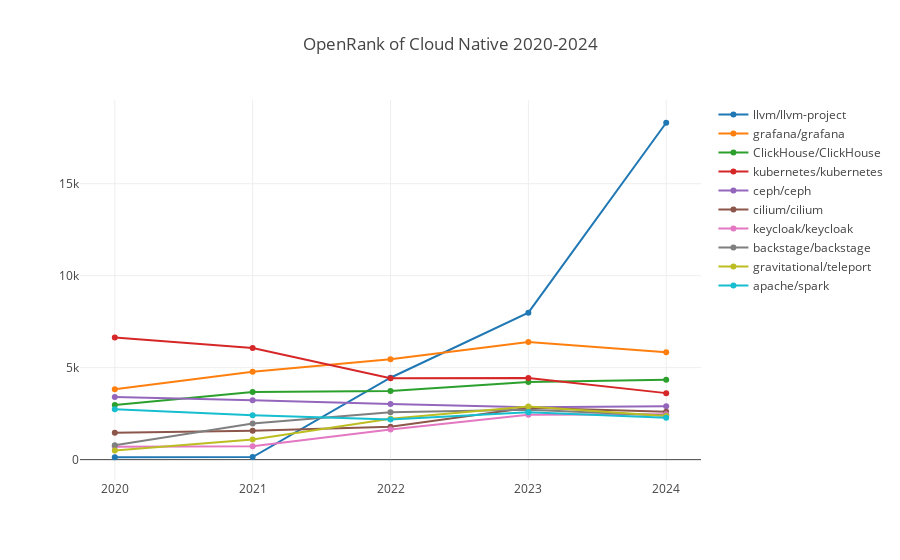

Notebook source saved alongside this figure:
### Markdown cell above
### 云原生

### Code cell
processTechFieldData(':technology/cloud_native', 'Cloud Native');

### Figure 1 — Plotly figure (JSON) as saved in the notebook; plotly's stock layout.template omitted (floating-point values rounded to 4 significant figures)
{"data": [{"name": "llvm/llvm-project", "x": [2020, 2021, 2022, 2023, 2024], "y": [130.3, 142.7, 4453.0, 7991.0, 18310.0]}, {"name": "grafana/grafana", "x": [2020, 2021, 2022, 2023, 2024], "y": [3828.0, 4784.0, 5457.0, 6396.0, 5832.0]}, {"name": "ClickHouse/ClickHouse", "x": [2020, 2021, 2022, 2023, 2024], "y": [2966.0, 3680.0, 3725.0, 4220.0, 4348.0]}, {"name": "kubernetes/kubernetes", "x": [2020, 2021, 2022, 2023, 2024], "y": [6635.0, 6063.0, 4422.0, 4442.0, 3616.0]}, {"name": "ceph/ceph", "x": [2020, 2021, 2022, 2023, 2024], "y": [3399, 3230.0, 3018.0, 2846.0, 2907.0]}, {"name": "cilium/cilium", "x": [2020, 2021, 2022, 2023, 2024], "y": [1455.0, 1576.0, 1789.0, 2825.0, 2610.0]}, {"name": "keycloak/keycloak", "x": [2020, 2021, 2022, 2023, 2024], "y": [697.7, 726.8, 1633.0, 2441.0, 2474.0]}, {"name": "backstage/backstage", "x": [2020, 2021, 2022, 2023, 2024], "y": [787.3, 1961.0, 2571.0, 2706.0, 2394.0]}, {"name": "gravitational/teleport", "x": [2020, 2021, 2022, 2023, 2024], "y": [501.3, 1095.0, 2227.0, 2886.0, 2379.0]}, {"name": "apache/spark", "x": [2020, 2021, 2022, 2023, 2024], "y": [2735.0, 2413.0, 2188.0, 2571.0, 2274.0]}], "layout": {"autosize": true, "title": {"text": "OpenRank of Cloud Native 2020-2024"}, "xaxis": {"autorange": true, "range": [2020.0, 2024.0], "type": "linear"}, "yaxis": {"autorange": true, "range": [-1370.0, 19810.0], "type": "linear"}}}
